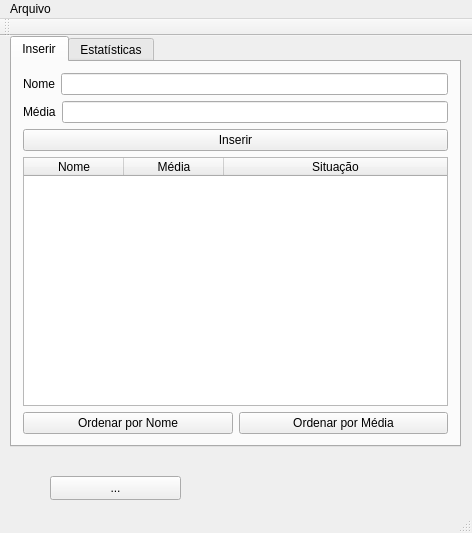
<?xml version="1.0" encoding="UTF-8"?>
<ui version="4.0">
 <class>MainWindow</class>
 <widget class="QMainWindow" name="MainWindow">
  <property name="geometry">
   <rect>
    <x>0</x>
    <y>0</y>
    <width>472</width>
    <height>533</height>
   </rect>
  </property>
  <property name="windowTitle">
   <string>Gerência de notas</string>
  </property>
  <widget class="QWidget" name="centralWidget">
   <widget class="QTabWidget" name="tabWidget">
    <property name="geometry">
     <rect>
      <x>10</x>
      <y>0</y>
      <width>451</width>
      <height>411</height>
     </rect>
    </property>
    <property name="currentIndex">
     <number>0</number>
    </property>
    <widget class="QWidget" name="Inserir">
     <attribute name="title">
      <string extracomment="Inserir">Inserir</string>
     </attribute>
     <layout class="QVBoxLayout" name="verticalLayout">
      <item>
       <layout class="QHBoxLayout" name="horizontalLayout">
        <item>
         <widget class="QLabel" name="label">
          <property name="text">
           <string>Nome</string>
          </property>
         </widget>
        </item>
        <item>
         <widget class="QLineEdit" name="le_nameInput"/>
        </item>
       </layout>
      </item>
      <item>
       <layout class="QHBoxLayout" name="horizontalLayout_2">
        <item>
         <widget class="QLabel" name="label_2">
          <property name="text">
           <string>Média</string>
          </property>
         </widget>
        </item>
        <item>
         <widget class="QLineEdit" name="le_avgInput"/>
        </item>
       </layout>
      </item>
      <item>
       <widget class="QPushButton" name="btn_insert">
        <property name="styleSheet">
         <string notr="true"/>
        </property>
        <property name="text">
         <string>Inserir</string>
        </property>
       </widget>
      </item>
      <item>
       <widget class="QTableWidget" name="tbl_data">
        <property name="styleSheet">
         <string notr="true"/>
        </property>
        <property name="editTriggers">
         <set>QAbstractItemView::NoEditTriggers</set>
        </property>
        <attribute name="horizontalHeaderDefaultSectionSize">
         <number>100</number>
        </attribute>
        <attribute name="horizontalHeaderStretchLastSection">
         <bool>true</bool>
        </attribute>
        <attribute name="verticalHeaderShowSortIndicator" stdset="0">
         <bool>true</bool>
        </attribute>
        <attribute name="verticalHeaderStretchLastSection">
         <bool>false</bool>
        </attribute>
        <column>
         <property name="text">
          <string>Nome</string>
         </property>
        </column>
        <column>
         <property name="text">
          <string>Média</string>
         </property>
        </column>
        <column>
         <property name="text">
          <string>Situação</string>
         </property>
        </column>
       </widget>
      </item>
      <item>
       <layout class="QHBoxLayout" name="horizontalLayout_3">
        <item>
         <widget class="QPushButton" name="btn_NameSort">
          <property name="text">
           <string>Ordenar por Nome</string>
          </property>
         </widget>
        </item>
        <item>
         <widget class="QPushButton" name="btn_GradeSort">
          <property name="text">
           <string>Ordenar por Média</string>
          </property>
         </widget>
        </item>
       </layout>
      </item>
     </layout>
    </widget>
    <widget class="QWidget" name="tab">
     <attribute name="title">
      <string>Estatísticas</string>
     </attribute>
     <widget class="QWidget" name="layoutWidget">
      <property name="geometry">
       <rect>
        <x>20</x>
        <y>30</y>
        <width>341</width>
        <height>301</height>
       </rect>
      </property>
      <layout class="QVBoxLayout" name="verticalLayout_2">
       <item>
        <widget class="QGroupBox" name="gb_avg">
         <property name="title">
          <string>Média da turma</string>
         </property>
         <widget class="QLabel" name="lbl_avg">
          <property name="geometry">
           <rect>
            <x>6</x>
            <y>20</y>
            <width>331</width>
            <height>71</height>
           </rect>
          </property>
          <property name="font">
           <font>
            <pointsize>24</pointsize>
           </font>
          </property>
          <property name="text">
           <string/>
          </property>
          <property name="alignment">
           <set>Qt::AlignCenter</set>
          </property>
         </widget>
        </widget>
       </item>
       <item>
        <widget class="QGroupBox" name="gb_highest">
         <property name="title">
          <string>Maior média</string>
         </property>
         <widget class="QLabel" name="lbl_highest">
          <property name="geometry">
           <rect>
            <x>0</x>
            <y>20</y>
            <width>341</width>
            <height>71</height>
           </rect>
          </property>
          <property name="font">
           <font>
            <pointsize>24</pointsize>
           </font>
          </property>
          <property name="text">
           <string/>
          </property>
          <property name="alignment">
           <set>Qt::AlignCenter</set>
          </property>
         </widget>
        </widget>
       </item>
       <item>
        <widget class="QGroupBox" name="gb_lowest">
         <property name="title">
          <string>Menor média</string>
         </property>
         <widget class="QLabel" name="lbl_lowest">
          <property name="geometry">
           <rect>
            <x>-4</x>
            <y>20</y>
            <width>341</width>
            <height>71</height>
           </rect>
          </property>
          <property name="font">
           <font>
            <pointsize>24</pointsize>
           </font>
          </property>
          <property name="text">
           <string/>
          </property>
          <property name="alignment">
           <set>Qt::AlignCenter</set>
          </property>
         </widget>
        </widget>
       </item>
      </layout>
     </widget>
    </widget>
   </widget>
   <widget class="QToolButton" name="toolButton">
    <property name="geometry">
     <rect>
      <x>50</x>
      <y>440</y>
      <width>131</width>
      <height>24</height>
     </rect>
    </property>
    <property name="text">
     <string>...</string>
    </property>
   </widget>
  </widget>
  <widget class="QMenuBar" name="menuBar">
   <property name="geometry">
    <rect>
     <x>0</x>
     <y>0</y>
     <width>472</width>
     <height>22</height>
    </rect>
   </property>
   <widget class="QMenu" name="menuArquivo">
    <property name="title">
     <string>Arquivo</string>
    </property>
    <addaction name="actionSalvar"/>
    <addaction name="actionCarregar"/>
   </widget>
   <addaction name="menuArquivo"/>
  </widget>
  <widget class="QToolBar" name="mainToolBar">
   <attribute name="toolBarArea">
    <enum>TopToolBarArea</enum>
   </attribute>
   <attribute name="toolBarBreak">
    <bool>false</bool>
   </attribute>
  </widget>
  <widget class="QStatusBar" name="statusBar"/>
  <action name="actionSalvar">
   <property name="text">
    <string>Salvar</string>
   </property>
   <property name="shortcut">
    <string>Ctrl+S</string>
   </property>
  </action>
  <action name="actionCarregar">
   <property name="text">
    <string>Carregar</string>
   </property>
   <property name="shortcut">
    <string>Ctrl+L</string>
   </property>
  </action>
 </widget>
 <layoutdefault spacing="6" margin="11"/>
 <resources/>
 <connections/>
</ui>
